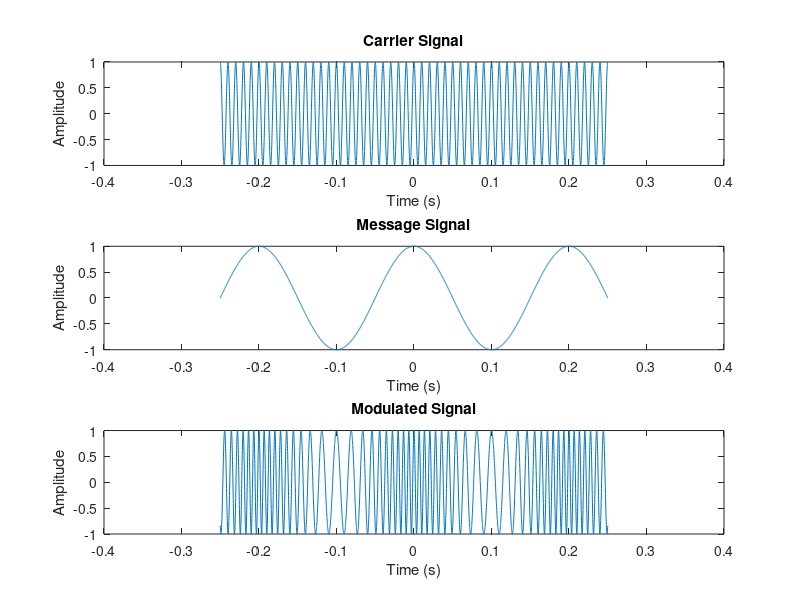

This figure's MATLAB source:
%name: Muhtasim Redwan
%date: 18/09/2024
%description: Frequency Modulation

duration = 0.5;                                         %signal duration
Fs = 10000;                                             %sampling frequency
t = -duration/2:1/Fs:duration/2;

Fc = 100;                                               %carrier frequency
Fm = 5;                                                 %modulating frequency
Am = 1;                                                 %modulating amplitude
Ac = 1;                                                 %Carrier amplitude
beta = 10;                                              %modulating index

Ct = Ac*cos(2*pi*Fc*t);                                 %carrier signal
Mt = Am*cos(2*pi*Fm*t);                                 %modulating signal
Ft = Ac * cos(2*pi*Fc*t + beta * sin(2*pi*Fm*t));       %modulated signal

figure;
subplot(311);
plot(t, Ct);
title("Carrier Signal");
xlabel("Time (s)");
ylabel("Amplitude");

subplot(312);
plot(t,Mt);
title("Message Signal");
xlabel("Time (s)");
ylabel("Amplitude");

subplot(313);
plot(t,Ft);
title("Modulated Signal");
xlabel("Time (s)");
ylabel("Amplitude");